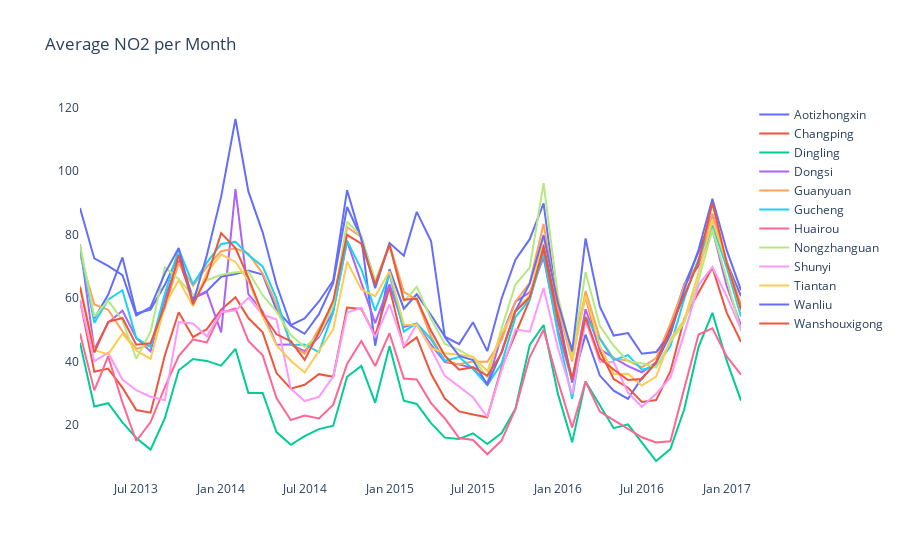

Notebook code cell kept with this figure:
### Markdown cell above
#### NO2 (Nitrogen Dioxide)

### Code cell
fig = go.Figure()

for station in stations:
    fig.add_trace(go.Scatter(
        x=v1[v1['station'] == station]['year_month'],
        y=v1[v1['station'] == station]['NO2'], 
        mode='lines', 
        name=station 
    ))

fig.update_layout(
    title='Average NO2 per Month',
    showlegend=True,
    plot_bgcolor='white',
)
